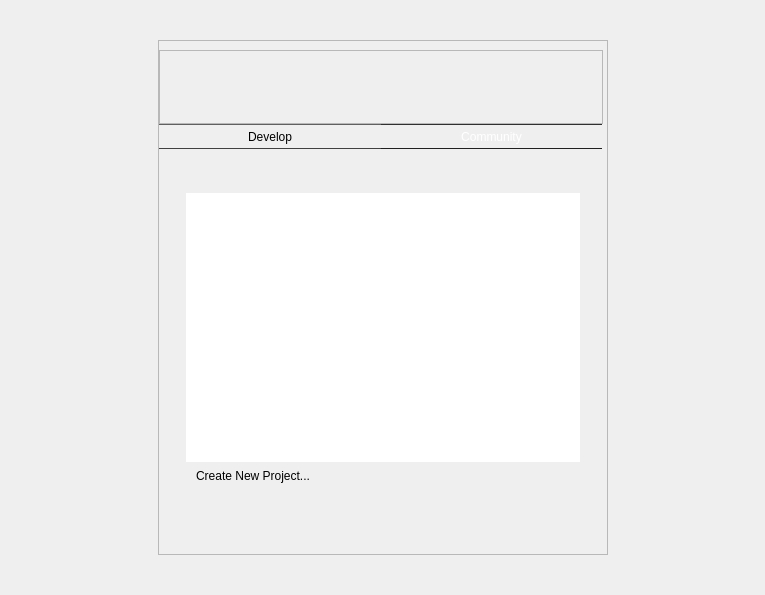
<?xml version="1.0" encoding="UTF-8"?>
<ui version="4.0">
 <class>WelcomEditor</class>
 <widget class="QWidget" name="WelcomEditor">
  <property name="geometry">
   <rect>
    <x>0</x>
    <y>0</y>
    <width>765</width>
    <height>595</height>
   </rect>
  </property>
  <property name="styleSheet">
   <string notr="true">#WelcomeEditor {
background-color: qlineargradient(spread:pad, x1:0.5, y1:0, x2:0.5, y2:1, stop:0 rgba(247, 247, 247, 255), stop:1 rgba(215, 215, 215, 255));
}

QToolButton, QPushButton {
    border-image: url(:/images/welcomeeditor/btn_26.png) 4;
    border-width: 4;
    padding: 0px 6px;
    font-size: 12px;
}

*{
    color: black;
}

QAbstractItemView {
    background-color:white;
}

QToolButton:hover, QPushButton:hover, QComboBox:hover {
    border-image: url(:/images/welcomeeditor/btn_26_hover.png) 4;
}

QToolButton:disabled, QPushButton:disabled {
	color:gray;
}

QToolButton:pressed, QPushButton:pressed{
    border-image: url(:/images/welcomeeditor/btn_26_pressed.png) 4;
}
</string>
  </property>
  <layout class="QGridLayout" name="gridLayout">
   <item row="0" column="0" colspan="3">
    <spacer name="bottomVerticalSpacer">
     <property name="orientation">
      <enum>Qt::Vertical</enum>
     </property>
     <property name="sizeType">
      <enum>QSizePolicy::Expanding</enum>
     </property>
     <property name="sizeHint" stdset="0">
      <size>
       <width>20</width>
       <height>40</height>
      </size>
     </property>
    </spacer>
   </item>
   <item row="1" column="0">
    <spacer name="horizontalSpacer">
     <property name="orientation">
      <enum>Qt::Horizontal</enum>
     </property>
     <property name="sizeHint" stdset="0">
      <size>
       <width>40</width>
       <height>20</height>
      </size>
     </property>
    </spacer>
   </item>
   <item row="1" column="1">
    <widget class="QFrame" name="mainFrame">
     <property name="minimumSize">
      <size>
       <width>450</width>
       <height>515</height>
      </size>
     </property>
     <property name="maximumSize">
      <size>
       <width>450</width>
       <height>16777215</height>
      </size>
     </property>
     <property name="styleSheet">
      <string notr="true">#mainFrame {
    border-image: url(:/images/welcomeeditor/background_center_frame.png) 4;
    border-width: 4;
}
</string>
     </property>
     <property name="frameShape">
      <enum>QFrame::StyledPanel</enum>
     </property>
     <property name="frameShadow">
      <enum>QFrame::Raised</enum>
     </property>
     <layout class="QVBoxLayout" name="verticalLayout">
      <property name="spacing">
       <number>0</number>
      </property>
      <property name="leftMargin">
       <number>0</number>
      </property>
      <property name="topMargin">
       <number>9</number>
      </property>
      <property name="rightMargin">
       <number>0</number>
      </property>
      <property name="bottomMargin">
       <number>0</number>
      </property>
      <item>
       <widget class="QFrame" name="headerFrame">
        <property name="sizePolicy">
         <sizepolicy hsizetype="Fixed" vsizetype="Fixed">
          <horstretch>0</horstretch>
          <verstretch>0</verstretch>
         </sizepolicy>
        </property>
        <property name="minimumSize">
         <size>
          <width>444</width>
          <height>74</height>
         </size>
        </property>
        <property name="maximumSize">
         <size>
          <width>444</width>
          <height>89</height>
         </size>
        </property>
        <property name="styleSheet">
         <string notr="true">#headerFrame {
    border-image: url(:/images/welcomeeditor/center_frame_header.png) 0;
    border-width: 0;
}
</string>
        </property>
        <property name="frameShape">
         <enum>QFrame::StyledPanel</enum>
        </property>
        <property name="frameShadow">
         <enum>QFrame::Raised</enum>
        </property>
       </widget>
      </item>
      <item>
       <widget class="QFrame" name="navFrame">
        <property name="sizePolicy">
         <sizepolicy hsizetype="Preferred" vsizetype="Fixed">
          <horstretch>0</horstretch>
          <verstretch>0</verstretch>
         </sizepolicy>
        </property>
        <property name="font">
         <font>
          <weight>50</weight>
          <bold>false</bold>
         </font>
        </property>
        <property name="cursor">
         <cursorShape>PointingHandCursor</cursorShape>
        </property>
        <property name="autoFillBackground">
         <bool>false</bool>
        </property>
        <property name="styleSheet">
         <string notr="true">QToolButton {
	border-image:none;
	background-color: qlineargradient(x1: 0, y1: 0, x2: 0.0, y2: 1.0,
	stop: 0 #838383,
	stop: 0.4 #707070,
	stop: 0.401 #636363,
	stop: 1 #4a4a4a);
	border: 0px solid black;
	border-top: 1px solid #303030;
	border-bottom: 1px solid #202020;
	color: white;
	height:20px;
}

QToolButton:hover {
	border-image:none;
	background-color: qlineargradient(x1: 0, y1: 0, x2: 0.0, y2: 1.0,
	stop: 0 #909090,
	stop: 0.4 #808080,
	stop: 0.401 #707070,
	stop: 1 #555555);
}

QToolButton:checked, QToolButton:checked:pressed {
	border-image:none;
	background-color: qlineargradient(x1: 0, y1: 0, x2: 0.0, y2: 1.0,
	stop: 0 #ffffff,
	stop: 0.4 #eeeeee,
	stop: 0.401 #e2e2e2,
	stop: 1 #dddddd);
	color: black;
	border-top: 1px solid #606060;
	border-bottom: 1px solid #404040;
}

QToolButton:pressed {
	border-image:none;
	background-color: qlineargradient(x1: 0, y1: 0, x2: 0.0, y2: 1.0,
	stop: 0 #383838,
	stop: 0.2 #404040,
	stop: 0.201 #484848,
	stop: 1 #505050);
}


</string>
        </property>
        <property name="frameShape">
         <enum>QFrame::NoFrame</enum>
        </property>
        <property name="frameShadow">
         <enum>QFrame::Plain</enum>
        </property>
        <layout class="QGridLayout" name="gridLayout_2">
         <property name="margin">
          <number>0</number>
         </property>
         <property name="spacing">
          <number>0</number>
         </property>
         <item row="0" column="0">
          <widget class="QToolButton" name="developSectButton">
           <property name="sizePolicy">
            <sizepolicy hsizetype="Expanding" vsizetype="Fixed">
             <horstretch>0</horstretch>
             <verstretch>0</verstretch>
            </sizepolicy>
           </property>
           <property name="minimumSize">
            <size>
             <width>0</width>
             <height>0</height>
            </size>
           </property>
           <property name="font">
            <font>
             <pointsize>-1</pointsize>
            </font>
           </property>
           <property name="text">
            <string>Develop</string>
           </property>
           <property name="checkable">
            <bool>true</bool>
           </property>
           <property name="checked">
            <bool>true</bool>
           </property>
           <property name="autoExclusive">
            <bool>true</bool>
           </property>
          </widget>
         </item>
         <item row="0" column="1">
          <widget class="QToolButton" name="communitySectButton">
           <property name="sizePolicy">
            <sizepolicy hsizetype="Expanding" vsizetype="Fixed">
             <horstretch>0</horstretch>
             <verstretch>0</verstretch>
            </sizepolicy>
           </property>
           <property name="minimumSize">
            <size>
             <width>0</width>
             <height>0</height>
            </size>
           </property>
           <property name="font">
            <font>
             <pointsize>-1</pointsize>
            </font>
           </property>
           <property name="styleSheet">
            <string notr="true"/>
           </property>
           <property name="text">
            <string>Community</string>
           </property>
           <property name="checkable">
            <bool>true</bool>
           </property>
           <property name="autoExclusive">
            <bool>true</bool>
           </property>
          </widget>
         </item>
         <item row="0" column="2">
          <spacer name="horizontalSpacer_2">
           <property name="orientation">
            <enum>Qt::Horizontal</enum>
           </property>
           <property name="sizeType">
            <enum>QSizePolicy::Fixed</enum>
           </property>
           <property name="sizeHint" stdset="0">
            <size>
             <width>5</width>
             <height>20</height>
            </size>
           </property>
          </spacer>
         </item>
        </layout>
       </widget>
      </item>
      <item>
       <widget class="QStackedWidget" name="stackedWidget">
        <property name="currentIndex">
         <number>0</number>
        </property>
        <widget class="QWidget" name="developPage">
         <layout class="QGridLayout" name="gridLayout_4">
          <property name="margin">
           <number>18</number>
          </property>
          <property name="spacing">
           <number>24</number>
          </property>
          <item row="0" column="1">
           <widget class="QFrame" name="recentProjectsFrame">
            <layout class="QGridLayout" name="gridLayout_5">
             <property name="rightMargin">
              <number>9</number>
             </property>
             <property name="horizontalSpacing">
              <number>0</number>
             </property>
             <property name="verticalSpacing">
              <number>3</number>
             </property>
             <item row="0" column="0" colspan="3">
              <widget class="QLabel" name="projTitleLabel">
               <property name="sizePolicy">
                <sizepolicy hsizetype="MinimumExpanding" vsizetype="Maximum">
                 <horstretch>0</horstretch>
                 <verstretch>0</verstretch>
                </sizepolicy>
               </property>
               <property name="alignment">
                <set>Qt::AlignLeading|Qt::AlignLeft|Qt::AlignTop</set>
               </property>
              </widget>
             </item>
             <item row="1" column="0" colspan="3">
              <widget class="Core::Internal::WelcomeModeTreeWidget" name="projTreeWidget">
               <property name="sizePolicy">
                <sizepolicy hsizetype="Preferred" vsizetype="Preferred">
                 <horstretch>0</horstretch>
                 <verstretch>0</verstretch>
                </sizepolicy>
               </property>
               <property name="focusPolicy">
                <enum>Qt::NoFocus</enum>
               </property>
               <property name="frameShape">
                <enum>QFrame::NoFrame</enum>
               </property>
               <property name="selectionMode">
                <enum>QAbstractItemView::NoSelection</enum>
               </property>
               <property name="verticalScrollMode">
                <enum>QAbstractItemView::ScrollPerPixel</enum>
               </property>
               <property name="rootIsDecorated">
                <bool>false</bool>
               </property>
               <property name="uniformRowHeights">
                <bool>true</bool>
               </property>
               <property name="allColumnsShowFocus">
                <bool>true</bool>
               </property>
               <property name="columnCount">
                <number>2</number>
               </property>
               <attribute name="headerVisible">
                <bool>false</bool>
               </attribute>
               <attribute name="headerDefaultSectionSize">
                <number>24</number>
               </attribute>
               <attribute name="headerMinimumSectionSize">
                <number>0</number>
               </attribute>
               <column>
                <property name="text">
                 <string notr="true">1</string>
                </property>
               </column>
               <column>
                <property name="text">
                 <string notr="true">2</string>
                </property>
               </column>
              </widget>
             </item>
             <item row="3" column="0">
              <widget class="QPushButton" name="createNewProjectButton">
               <property name="focusPolicy">
                <enum>Qt::TabFocus</enum>
               </property>
               <property name="text">
                <string>Create New Project...</string>
               </property>
               <property name="flat">
                <bool>true</bool>
               </property>
              </widget>
             </item>
            </layout>
           </widget>
          </item>
         </layout>
        </widget>
        <widget class="QWidget" name="communityPage">
         <layout class="QGridLayout" name="gridLayout_7">
          <property name="margin">
           <number>18</number>
          </property>
          <property name="spacing">
           <number>24</number>
          </property>
          <item row="0" column="0">
           <widget class="QFrame" name="sitesFrame">
            <property name="frameShape">
             <enum>QFrame::NoFrame</enum>
            </property>
            <property name="frameShadow">
             <enum>QFrame::Plain</enum>
            </property>
            <layout class="QVBoxLayout" name="verticalLayout_3">
             <item>
              <widget class="QLabel" name="sitesTitleLabel">
               <property name="sizePolicy">
                <sizepolicy hsizetype="Preferred" vsizetype="Maximum">
                 <horstretch>0</horstretch>
                 <verstretch>0</verstretch>
                </sizepolicy>
               </property>
               <property name="alignment">
                <set>Qt::AlignLeading|Qt::AlignLeft|Qt::AlignTop</set>
               </property>
              </widget>
             </item>
             <item>
              <widget class="Core::Internal::WelcomeModeTreeWidget" name="sitesTreeWidget">
               <property name="sizePolicy">
                <sizepolicy hsizetype="Preferred" vsizetype="Preferred">
                 <horstretch>0</horstretch>
                 <verstretch>0</verstretch>
                </sizepolicy>
               </property>
               <property name="focusPolicy">
                <enum>Qt::NoFocus</enum>
               </property>
               <property name="frameShape">
                <enum>QFrame::NoFrame</enum>
               </property>
               <property name="selectionMode">
                <enum>QAbstractItemView::NoSelection</enum>
               </property>
               <property name="verticalScrollMode">
                <enum>QAbstractItemView::ScrollPerPixel</enum>
               </property>
               <property name="rootIsDecorated">
                <bool>false</bool>
               </property>
               <property name="uniformRowHeights">
                <bool>true</bool>
               </property>
               <property name="allColumnsShowFocus">
                <bool>true</bool>
               </property>
               <property name="columnCount">
                <number>2</number>
               </property>
               <attribute name="headerVisible">
                <bool>false</bool>
               </attribute>
               <attribute name="headerDefaultSectionSize">
                <number>24</number>
               </attribute>
               <attribute name="headerMinimumSectionSize">
                <number>0</number>
               </attribute>
               <column>
                <property name="text">
                 <string notr="true">1</string>
                </property>
               </column>
               <column>
                <property name="text">
                 <string notr="true">2</string>
                </property>
               </column>
              </widget>
             </item>
            </layout>
           </widget>
          </item>
         </layout>
        </widget>
       </widget>
      </item>
      <item>
       <spacer name="verticalSpacer">
        <property name="orientation">
         <enum>Qt::Vertical</enum>
        </property>
        <property name="sizeType">
         <enum>QSizePolicy::Minimum</enum>
        </property>
        <property name="sizeHint" stdset="0">
         <size>
          <width>20</width>
          <height>40</height>
         </size>
        </property>
       </spacer>
      </item>
     </layout>
    </widget>
   </item>
   <item row="1" column="2">
    <spacer name="horizontalSpacer_4">
     <property name="orientation">
      <enum>Qt::Horizontal</enum>
     </property>
     <property name="sizeHint" stdset="0">
      <size>
       <width>40</width>
       <height>20</height>
      </size>
     </property>
    </spacer>
   </item>
   <item row="2" column="0" colspan="3">
    <spacer name="topVerticalSpacer">
     <property name="orientation">
      <enum>Qt::Vertical</enum>
     </property>
     <property name="sizeType">
      <enum>QSizePolicy::Expanding</enum>
     </property>
     <property name="sizeHint" stdset="0">
      <size>
       <width>20</width>
       <height>40</height>
      </size>
     </property>
    </spacer>
   </item>
  </layout>
 </widget>
 <customwidgets>
  <customwidget>
   <class>Core::Internal::WelcomeModeTreeWidget</class>
   <extends>QTreeWidget</extends>
   <header>welcomemode_p.h</header>
  </customwidget>
 </customwidgets>
 <resources>
  <include location="../application.qrc"/>
 </resources>
 <connections/>
</ui>
